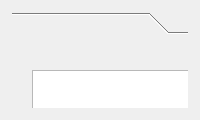
                                            <widget class="QWidget" name="minimized_dfa_tab">
                                                <attribute name="title">
                                                    <string>DFA</string>
                                                </attribute>
                                                <layout class="QGridLayout" name="gridLayout_9">
                                                    <item row="0" column="1">
                                                        <spacer name="verticalSpacer_5">
                                                            <property name="orientation">
                                                                <enum>Qt::Vertical</enum>
                                                            </property>
                                                            <property name="sizeType">
                                                                <enum>QSizePolicy::Fixed</enum>
                                                            </property>
                                                            <property name="sizeHint" stdset="0">
                                                                <size>
                                                                    <width>1</width>
                                                                    <height>1</height>
                                                                </size>
                                                            </property>
                                                        </spacer>
                                                    </item>
                                                    <item row="1" column="0">
                                                        <spacer name="horizontalSpacer_7">
                                                            <property name="orientation">
                                                                <enum>Qt::Horizontal</enum>
                                                            </property>
                                                            <property name="sizeType">
                                                                <enum>QSizePolicy::Fixed</enum>
                                                            </property>
                                                            <property name="sizeHint" stdset="0">
                                                                <size>
                                                                    <width>1</width>
                                                                    <height>1</height>
                                                                </size>
                                                            </property>
                                                        </spacer>
                                                    </item>
                                                    <item row="1" column="3">
                                                        <spacer name="horizontalSpacer_6">
                                                            <property name="orientation">
                                                                <enum>Qt::Horizontal</enum>
                                                            </property>
                                                            <property name="sizeType">
                                                                <enum>QSizePolicy::Fixed</enum>
                                                            </property>
                                                            <property name="sizeHint" stdset="0">
                                                                <size>
                                                                    <width>1</width>
                                                                    <height>1</height>
                                                                </size>
                                                            </property>
                                                        </spacer>
                                                    </item>
                                                    <item row="2" column="2">
                                                        <spacer name="verticalSpacer_6">
                                                            <property name="orientation">
                                                                <enum>Qt::Vertical</enum>
                                                            </property>
                                                            <property name="sizeType">
                                                                <enum>QSizePolicy::Fixed</enum>
                                                            </property>
                                                            <property name="sizeHint" stdset="0">
                                                                <size>
                                                                    <width>1</width>
                                                                    <height>1</height>
                                                                </size>
                                                            </property>
                                                        </spacer>
                                                    </item>
                                                    <item row="1" column="1" colspan="2">
                                                        <widget class="QToolBox" name="dfa_box">
                                                            <property name="toolTipDuration">
                                                                <number>-2</number>
                                                            </property>
                                                            <property name="currentIndex">
                                                                <number>0</number>
                                                            </property>
                                                            <widget class="QWidget" name="page_9">
                                                                <property name="geometry">
                                                                    <rect>
                                                                        <x>0</x>
                                                                        <y>0</y>
                                                                        <width>302</width>
                                                                        <height>384</height>
                                                                    </rect>
                                                                </property>
                                                                <attribute name="label">
                                                                    <string/>
                                                                </attribute>
                                                                <widget class="QListWidget" name="nfa_table_7">
                                                                    <property name="geometry">
                                                                        <rect>
                                                                            <x>20</x>
                                                                            <y>30</y>
                                                                            <width>256</width>
                                                                            <height>192</height>
                                                                        </rect>
                                                                    </property>
                                                                </widget>
                                                            </widget>
                                                        </widget>
                                                    </item>
                                                </layout>
                                            </widget>
